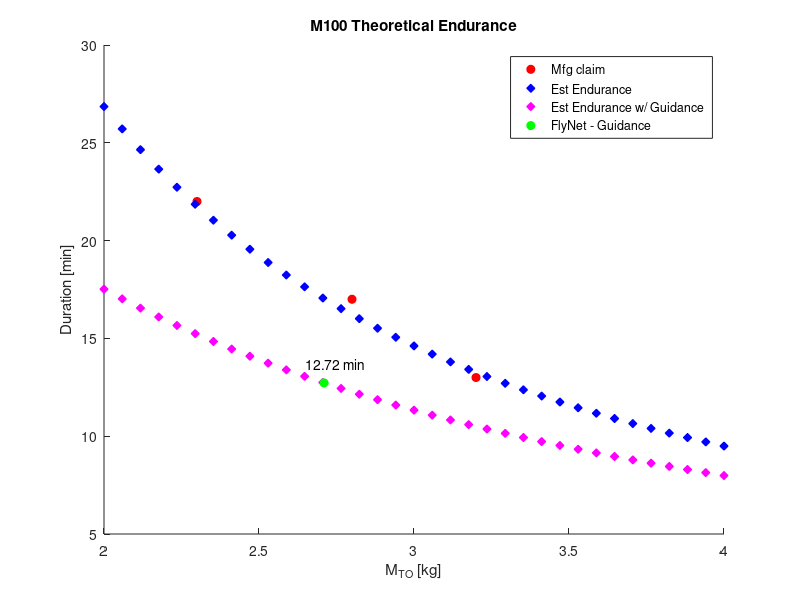
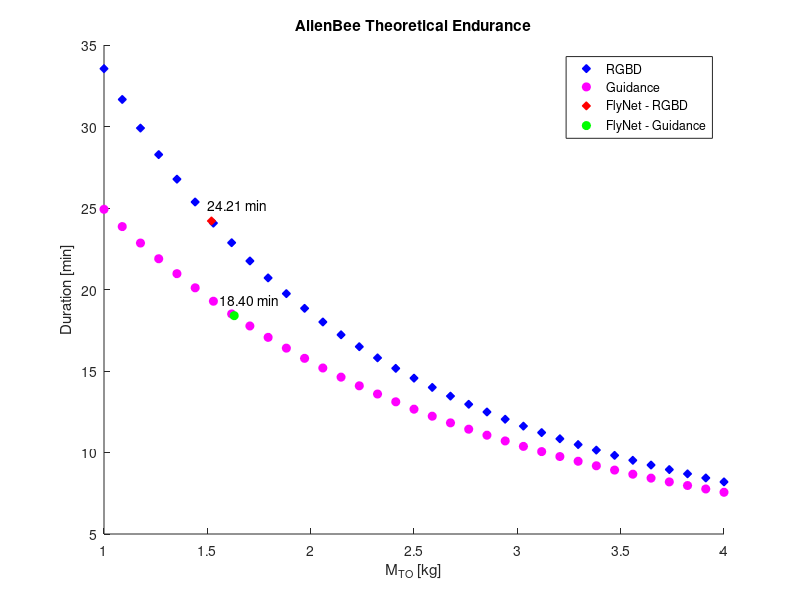

The MATLAB source for these figures, in order:

clear all; close all; clc

%% DJI - Matrice 100
%m              % quad mass     [kg]
g = 9.81;       % grav accel    [m/s/s]
r = .1651;      % prop radius   [m] .11938
V = 22.2;       % batt voltage  [V]  14.8
rho = 1.225;    % air density   [kg/m3]
eta = .85;      % trans efficiency
batt = 4500;    % batt rating   [mAh] 
I_extra = 1340;     % current used by elec [mAh]

m = linspace(2,4,35);

Curr = @(M) (1/eta).*(M.*g).^(3/2)./(4*r*V*sqrt(2*pi*rho));
EstTime = @(i) (batt/1000/4./i).*60;

% endurance based on motors
I = Curr(m);
t = EstTime(I);
% endurance with extra guidance/odroid
I2 = Curr(m)+I_extra/1000;
t2 = EstTime(I2);
% flynet point
flyt = EstTime(Curr(2.71)+I_extra/1000);
str = sprintf('%2.2f min',flyt);

A = [2.3 22; 2.8 17; 3.2 13];
figure(1)
hold on
plot(A(:,1),A(:,2),'ro','MarkerFaceColor','r');
plot(m,t,'bd','MarkerFaceColor','b');
plot(m,t2,'md','MarkerFaceColor','m');
plot(2.71,flyt,'go','MarkerFaceColor','g');
text(2.65,flyt+1,str,'rotation',0);
xlabel('M_T_O [kg]'); ylabel('Duration [min]'); title('M100 Theoretical Endurance');
legend('Mfg claim','Est Endurance','Est Endurance w/ Guidance','FlyNet - Guidance');


%% AlienBee 450 
%m              % quad mass     [kg]
g = 9.81;       % grav accel    [m/s/s]
r = .11938;     % prop radius   [m] 
V = 14.8;       % batt voltage  [V]  
rho = 1.225;    % air density   [kg/m3]
eta = .85;      % trans efficiency
batt = 4500;    % batt rating   [mAh] 
I_extra = [1123.2 1820];     % current used by elec [mAh]

m = linspace(1,4,35);
%RGBD
I = Curr(m)+I_extra(1)/1000;
t = EstTime(I);
tr = EstTime(Curr(1.52)+1/1000*I_extra(1));
strt = sprintf('%2.2f min',tr);
%Guidance
I2 = Curr(m)+I_extra(2)/1000;
t2 = EstTime(I2);
tg = EstTime(Curr(1.63)+1/1000*I_extra(2));
strg = sprintf('%2.2f min',tg);

figure(2)
hold on
plot(m,t,'bd','MarkerFaceColor','b');
plot(m,t2,'mo','MarkerFaceColor','m');
plot(1.52,tr,'rd','MarkerFaceColor','r');
plot(1.63,tg,'go','MarkerFaceColor','g');
text(1.5,tr+1,strt,'rotation',0);
text(1.56,tg+1,strg,'rotation',0);
xlabel('M_T_O [kg]'); ylabel('Duration [min]'); title('AlienBee Theoretical Endurance');
legend('RGBD','Guidance','FlyNet - RGBD', 'FlyNet - Guidance');

